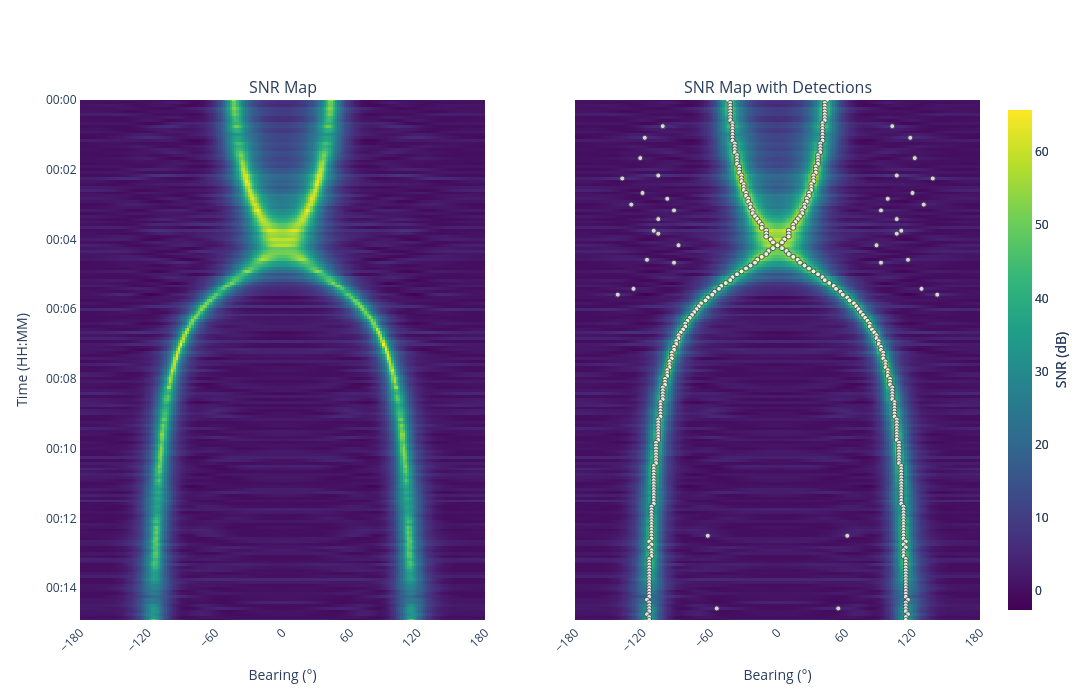

Write notebook code for a chart like this one.
### Code cell
from plotly.subplots import make_subplots

fig = make_subplots(
    rows=1, cols=2, shared_yaxes=True, subplot_titles=("SNR Map", "SNR Map with Detections")
)

plot_btr(
    data=snr_map,
    timesteps=timesteps,
    steering_azimuths=np.rad2deg(steering_azimuths_rad),
    fig=fig, row=1, col=1
)
plot_btr(
    data=snr_map,
    detections=detections_for_plotter,
    timesteps=timesteps,
    steering_azimuths=np.rad2deg(steering_azimuths_rad),
    fig=fig, row=1, col=2
)

fig.update_layout(width=1200, height=700, yaxis2=dict(title=""))
fig.show()

### Figure 1 — Plotly figure (JSON) as saved in the notebook; plotly's stock layout.template omitted (floating-point values rounded to 4 significant figures; data arrays with more than 128 entries replaced by an {"elided": "..."} marker saying what was removed)
{"data": [{"colorbar": {"len": 1, "thickness": 24, "title": {"side": "right", "text": "SNR (dB)"}}, "colorscale": [[0, "#440154"], [0.1111, "#482878"], [0.2222, "#3e4989"], [0.3333, "#31688e"], [0.4444, "#26828e"], [0.5556, "#1f9e89"], [0.6667, "#35b779"], [0.7778, "#6ece58"], [0.8889, "#b5de2b"], [1, "#fde725"]], "type": "heatmap", "x": {"elided": "181 float values"}, "xaxis": "x", "y": {"elided": "180 str values"}, "yaxis": "y", "z": {"elided": "180x181 float values"}}, {"colorbar": {"len": 1, "thickness": 24, "title": {"side": "right", "text": "SNR (dB)"}}, "colorscale": [[0, "#440154"], [0.1111, "#482878"], [0.2222, "#3e4989"], [0.3333, "#31688e"], [0.4444, "#26828e"], [0.5556, "#1f9e89"], [0.6667, "#35b779"], [0.7778, "#6ece58"], [0.8889, "#b5de2b"], [1, "#fde725"]], "type": "heatmap", "x": {"elided": "181 float values"}, "xaxis": "x2", "y": {"elided": "180 str values"}, "yaxis": "y2", "z": {"elided": "180x181 float values"}}, {"marker": {"color": "white", "line": {"width": 1}, "opacity": 0.8, "size": 5}, "mode": "markers", "name": "Detection", "type": "scatter", "x": {"elided": "397 float values"}, "xaxis": "x2", "y": {"elided": "397 str values"}, "yaxis": "y2"}], "layout": {"annotations": [{"font": {"size": 16}, "showarrow": false, "text": "SNR Map", "x": 0.225, "xanchor": "center", "xref": "paper", "y": 1, "yanchor": "bottom", "yref": "paper"}, {"font": {"size": 16}, "showarrow": false, "text": "SNR Map with Detections", "x": 0.775, "xanchor": "center", "xref": "paper", "y": 1, "yanchor": "bottom", "yref": "paper"}], "height": 700, "width": 1200, "xaxis": {"anchor": "y", "domain": [0, 0.45], "dtick": 60, "range": [-180, 180], "showline": true, "tick0": -180, "tickangle": -45, "tickmode": "linear", "title": {"text": "Bearing (°)"}}, "xaxis2": {"anchor": "y2", "domain": [0.55, 1], "dtick": 60, "range": [-180, 180], "showline": true, "tick0": -180, "tickangle": -45, "tickmode": "linear", "title": {"text": "Bearing (°)"}}, "yaxis": {"anchor": "x", "autorange": false, "domain": [0, 1], "range": ["2026-02-25T00:14:55", "2026-02-25T00:00:00"], "showline": true, "tickformat": "%H:%M", "title": {"text": "Time (HH:MM)"}}, "yaxis2": {"anchor": "x2", "autorange": false, "domain": [0, 1], "matches": "y", "range": ["2026-02-25T00:14:55", "2026-02-25T00:00:00"], "showline": true, "showticklabels": false, "tickformat": "%H:%M", "title": {"text": ""}}}}
